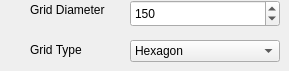
            <widget class="QWidget" name="widgetCreateGridBlue">
             <widget class="QLabel" name="labelDiameterGrid_4">
              <property name="geometry">
               <rect>
                <x>30</x>
                <y>0</y>
                <width>81</width>
                <height>20</height>
               </rect>
              </property>
              <property name="text">
               <string>Grid Diameter</string>
              </property>
             </widget>
             <widget class="QLabel" name="labelGridType_4">
              <property name="geometry">
               <rect>
                <x>30</x>
                <y>40</y>
                <width>81</width>
                <height>20</height>
               </rect>
              </property>
              <property name="text">
               <string>Grid Type</string>
              </property>
             </widget>
             <widget class="QComboBox" name="gridTypeBlue">
              <property name="geometry">
               <rect>
                <x>130</x>
                <y>40</y>
                <width>150</width>
                <height>22</height>
               </rect>
              </property>
              <property name="currentText">
               <string>Hexagon</string>
              </property>
              <property name="currentIndex">
               <number>2</number>
              </property>
              <property name="duplicatesEnabled">
               <bool>false</bool>
              </property>
              <item>
               <property name="text">
                <string>Rectangle</string>
               </property>
              </item>
              <item>
               <property name="text">
                <string>Diamond</string>
               </property>
              </item>
              <item>
               <property name="text">
                <string>Hexagon</string>
               </property>
              </item>
             </widget>
             <widget class="QgsDoubleSpinBox" name="gridSizeBlue">
              <property name="geometry">
               <rect>
                <x>130</x>
                <y>0</y>
                <width>150</width>
                <height>27</height>
               </rect>
              </property>
              <property name="decimals">
               <number>0</number>
              </property>
              <property name="minimum">
               <double>25.000000000000000</double>
              </property>
              <property name="maximum">
               <double>1000.000000000000000</double>
              </property>
              <property name="value">
               <double>150.000000000000000</double>
              </property>
             </widget>
            </widget>
